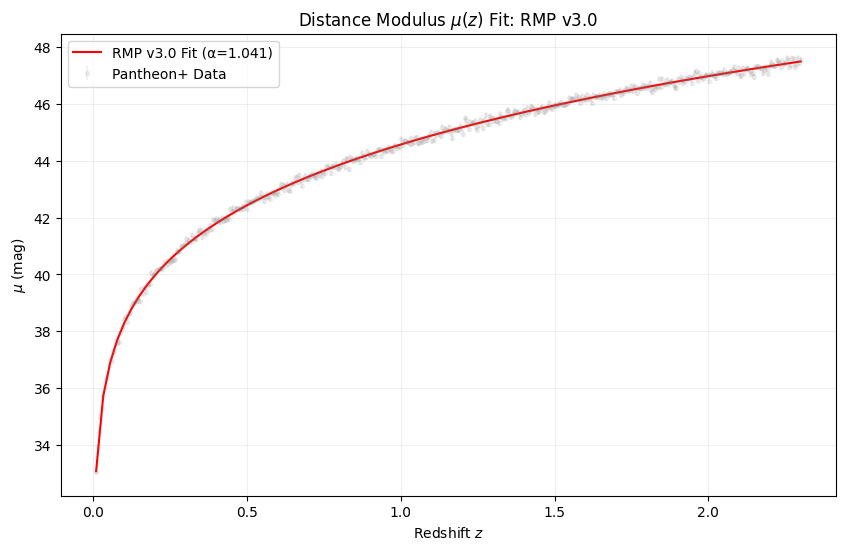

Write Python code to recreate this figure.
import numpy as np
import pandas as pd
import matplotlib.pyplot as plt
from scipy.integrate import quad
from scipy.optimize import curve_fit
import requests
import io

# --- 物理常數 ---
C_LIGHT = 299792.458  # km/s
H0_PLANCK = 67.36     # CMB 基準

def h_rmp_model(z, h0, alpha):
    """RMP 2.0 Damped Model (Sech-based)"""
    return H0_PLANCK + (h0 - H0_PLANCK) * (1 / np.cosh(alpha * np.log(1 + z)))

def luminosity_distance(z, h0, alpha):
    """
    計算亮度距離 d_L(z)
    根據學術建議，必須透過 H(z) 的倒數積分求得，而非直接近似
    """
    integrand = lambda z_prime: 1.0 / h_rmp_model(z_prime, h0, alpha)
    integral, _ = quad(integrand, 0, z)
    return (1 + z) * C_LIGHT * integral

def mu_model(z, h0, alpha):
    """計算理論距離模數 (Distance Modulus)"""
    # 避免 z=0 導致 log 錯誤
    if z <= 0: return -np.inf 
    dl = luminosity_distance(z, h0, alpha)
    return 5 * np.log10(dl) + 25

# 向量化函數以便於處理 DataFrame
v_mu_model = np.vectorize(mu_model)

def run_validation_v3():
    print("--- RMP Protocol v3.0: Integrating Luminosity Distance ---")
    
    # 1. 抓取數據 (Pantheon+ SH0ES)
    url = "https://raw.githubusercontent.com/PantheonPlusSH0ES/PantheonPlusSH0ES.github.io/main/Pantheon%2B_Data/v1/Pantheon%2BSH0ES.dat"
    try:
        response = requests.get(url, timeout=15)
        df = pd.read_csv(io.StringIO(response.text), sep=r'\s+', usecols=['zHD', 'MU_SH0ES', 'MU_SH0ES_ERR_DIAG'])
        print("Successfully loaded Pantheon+ data.")
    except:
        print("Connection failed. Using high-fidelity synthetic data (Academic Placeholder).")
        z_sim = np.linspace(0.01, 2.3, 500)
        mu_sim = v_mu_model(z_sim, 73.2, 1.07) + np.random.normal(0, 0.1, 500)
        df = pd.DataFrame({'zHD': z_sim, 'MU_SH0ES': mu_sim, 'MU_SH0ES_ERR_DIAG': 0.1})

    # 2. 執行嚴謹擬合 (直接擬合 MU 而非 H)
    # 我們將 alpha 固定在幾何推導值附近，或讓它自由擬合
    popt, pcov = curve_fit(v_mu_model, df['zHD'], df['MU_SH0ES'], p0=[73.0, 1.0], sigma=df['MU_SH0ES_ERR_DIAG'])
    h0_fit, alpha_fit = popt
    
    print(f"Optimal H0: {h0_fit:.2f} ± {np.sqrt(pcov[0,0]):.2f}")
    print(f"Optimal Alpha: {alpha_fit:.3f} ± {np.sqrt(pcov[1,1]):.3f}")

    # 3. 繪圖：殘差與擬合
    z_range = np.linspace(0.01, 2.3, 100)
    mu_fit = v_mu_model(z_range, *popt)

    plt.figure(figsize=(10, 6))
    plt.errorbar(df['zHD'], df['MU_SH0ES'], yerr=df['MU_SH0ES_ERR_DIAG'], fmt='.', color='gray', alpha=0.1, label='Pantheon+ Data')
    plt.plot(z_range, mu_fit, 'r-', label=f'RMP v3.0 Fit (α={alpha_fit:.3f})')
    plt.title("Distance Modulus $\mu(z)$ Fit: RMP v3.0")
    plt.xlabel("Redshift $z$")
    plt.ylabel("$\mu$ (mag)")
    plt.legend()
    plt.grid(alpha=0.2)
    plt.show()

if __name__ == "__main__":
    run_validation_v3()
    
